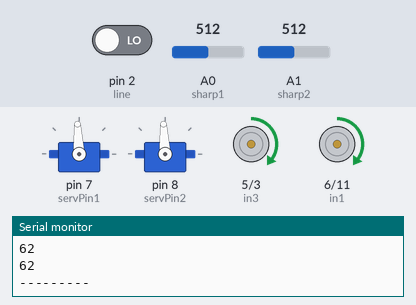
A sketch run on a simulated Arduino Uno, built with avr-gcc and run on an emulated ATmega328P. Parts: 2 × servo, motor-driver pin pairs drawn as motors (green arrow = first pin HIGH = forward, orange = second pin HIGH = backward, longer = more drive), the last lines printed to the serial monitor. The inputs (shaded band) are chosen by the test bench; at power-on: pin 2 (line) LOW, A0 (sharp1) = 512, A1 (sharp2) = 512.

Above: at 6.2 s.
6.3 s: pin 2 (line) driven HIGH
At 6.9 s:
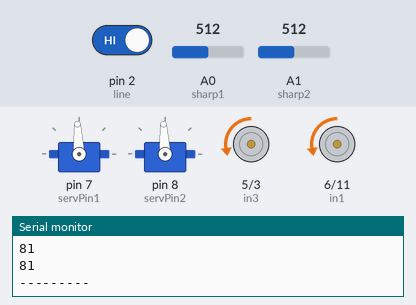
9.3 s: A0 (sharp1) set to 261
12.3 s: A0 (sharp1) set to 224
At 12.43 s:
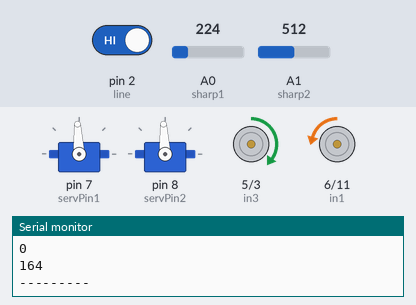
15.3 s: A1 (sharp2) set to 259
18.3 s: A1 (sharp2) set to 233
At 18.92 s:
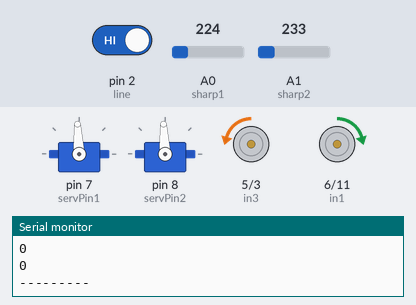
21.3 s: A1 (sharp2) set to 306
Timing chart, 0 to 25.3 s (numbered marks = the images above; inputs shaded):
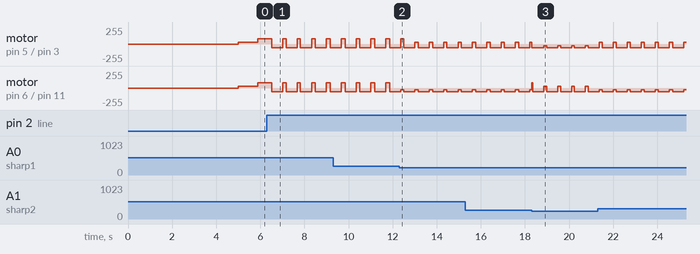

Measured:
- the behaviour switches between 243 and 242 on A0 (sharp1) (found by bisection; images 1 and 2)
- the behaviour switches between 243 and 242 on A1 (sharp2) (found by bisection; images 2 and 3)
- after the input at 6.3 s, motor on pin 5 (in3) / pin 3 (in4), motor on pin 6 (in1) / pin 11 (in2): alternates forward 80/255 for 0.16 s and backward 53/255 for 0.50 s, starting after 0.22 s

The sketch:

sumobot.ino
```cpp
#include <Servo.h>

int line = 2;
int sharp1 = A0, sharp2 = A1;
int dist1,dist2,lineOP;
int servPin1=7,servPin2=8;
int in1 = 6, in2 = 11, in3 = 5, in4 = 3;

int leftC = 0, rightC = 0, lineC = 0;

int speed = 80, slowSpe=speed/3;

int armDistance = 4, oppDistance=10, oppCount=50, lineCThresh = 10;
Servo servo1,servo2;
bool isArmUp = false;
void setup() {
  Serial.begin(9600);
  servo1.attach(servPin1);
  servo2.attach(servPin2);
  pinMode(in1, OUTPUT);
  pinMode(in2, OUTPUT);
  pinMode(in3, OUTPUT);
  pinMode(in4, OUTPUT);
  armDown();
  delay(5000);
}

void loop() {
  float v = analogRead(sharp1)*0.0048828125;
  dist1 = 13*pow(v, -1);
  v = analogRead(sharp2)*0.0048828125;
  dist2 = 13*pow(v, -1);
  lineOP = digitalRead(line);


  if(lineOP==1)
    lineC+=1;
  else lineC=0;

  if(lineC>lineCThresh){
    moveBackward(speed/1.5);
    delay(500);
    lineC=0;
  }
  else{
    if(dist1<=oppDistance) leftC+=1;
    else leftC=0;
    if(dist2<=oppDistance) rightC+=1;
    else rightC=0;

    if(leftC>=oppCount && rightC>=oppCount)
      moveForward(speed);
    else {
      if(leftC>rightC)
        turnRight(slowSpe);
      else if(rightC>leftC)
        turnLeft(slowSpe);
      else if(rightC==0 && leftC==0)
        turnRight(slowSpe);
      else // both are equal, opp is likely forward
        moveForward(slowSpe);
    }

    if(dist1<=armDistance && dist2<=armDistance && (!isArmUp))
      armUp();
    else if(dist1>armDistance && dist2>armDistance && isArmUp)
      armDown();
  }
  Serial.println(leftC);
  Serial.println(rightC);
  Serial.println("---------");
}


void moveForward(int spe){
  analogWrite(in1, spe);
  analogWrite(in2, 0);
  analogWrite(in3, spe);
  analogWrite(in4, 0);
}
void moveBackward(int spe){
  analogWrite(in1, 0);
  analogWrite(in2, spe);
  analogWrite(in3, 0);
  analogWrite(in4, spe);
}
void moveStop(int spe){
  analogWrite(in1, 0);
  analogWrite(in2, 0);
  analogWrite(in3, 0);
  analogWrite(in4, 0);
}
void turnRight(int spe){
  analogWrite(in1, spe);
  analogWrite(in2, 0);
  analogWrite(in3, 0);
  analogWrite(in4, spe);
}
void turnLeft(int spe){
  analogWrite(in1, 0);
  analogWrite(in2, spe);
  analogWrite(in3, spe);
  analogWrite(in4, 0);
}


void armDown(){
  isArmUp=false;
  servo1.writeMicroseconds(1500);
  servo2.writeMicroseconds(1500);
}
void armUp(){
  isArmUp=true;
  servo1.writeMicroseconds(2000);
  servo2.writeMicroseconds(1000);
}
```
